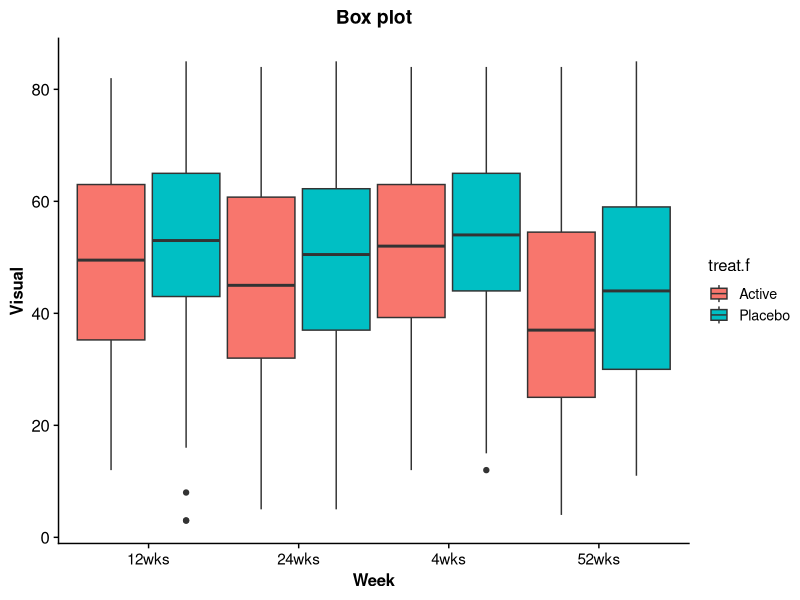
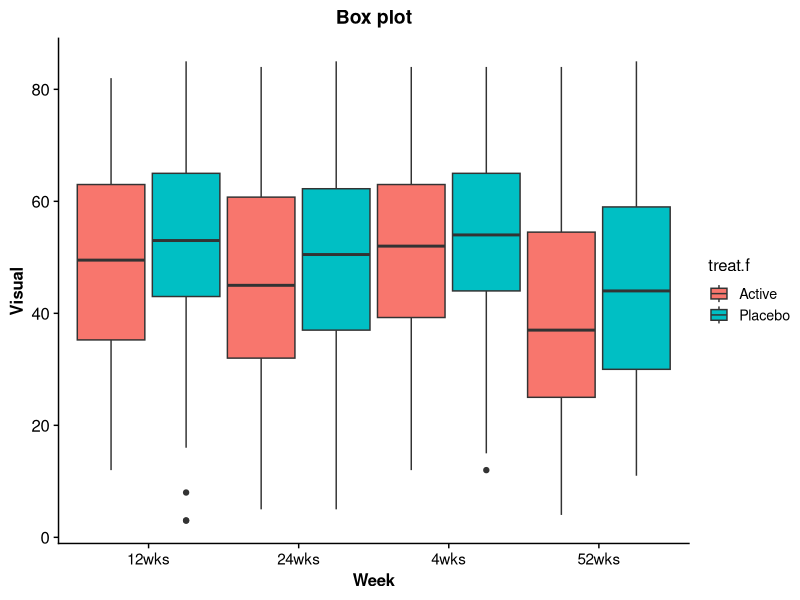

These charts were generated, in order, by the following R code:
#####Box plot


library(tidyverse)
library(ggplot2)
library(cowplot)

# Load data

### Example data from Age-Related Macular Degeneration (ARMD) clinical trial. ARMD is an elderly ophthalmic disease that can gradually lead to blindness. In order to study the efficacy of a new drug, 240 patients were enrolled and randomly divided into a treatment group and a control group, and visual acuity measures were taken for each patient at enrollment, 4, 12, 24, and 52 weeks. Such data is called longitudinal data, where each patient is measured for the dependent variable at 5 different times, but these 5 times are shared. 

armd <- read_delim("example.data.armd.txt")


str(armd) # Structure of data
dim(armd) # No. of rows and cols
head(armd) # First few records

# subject: sample id.
# treat.f: These variables are plotted against each other in separate panels for different values of the treat.f factor.
# visual0:contains the value of the visual acuity measurement at baseline.
# visual: contains the value of the visual acuity measurement at the particular visit.
# time: provides the actual week, at which a particular visual-acuity measurement was taken. # time.f: a corresponding ordered factor, with levels Baseline, 4wks, 12wks, 24wks, and 52wks.
# tp: is numerical variable, which indicates the position of the particular measurement visit in the sequence of the five possible measurements.Thus, for instance, tp=0 for the baseline measurement and tp=4 for the fourth postrandomization measurement at week 52.


##### Use box plots to show the distribution of patients' visual acuity at each follow-up visit。

p = armd %>%
  ggplot(aes(x = time.f, y = visual, fill = treat.f))+
  geom_boxplot(width=1) +  
  labs(x = "Week", y = "Visual", title = "Box plot") +
  theme_cowplot() + 
  theme(plot.title = element_text(size = 14, face =  "bold", hjust = 0.5), text = element_text(size = 12), axis.title = element_text(face="bold"), axis.text.x=element_text(size = 11))  

p


ggsave(filename =  "boxplot.pdf", p, height = 3, width = 6)
